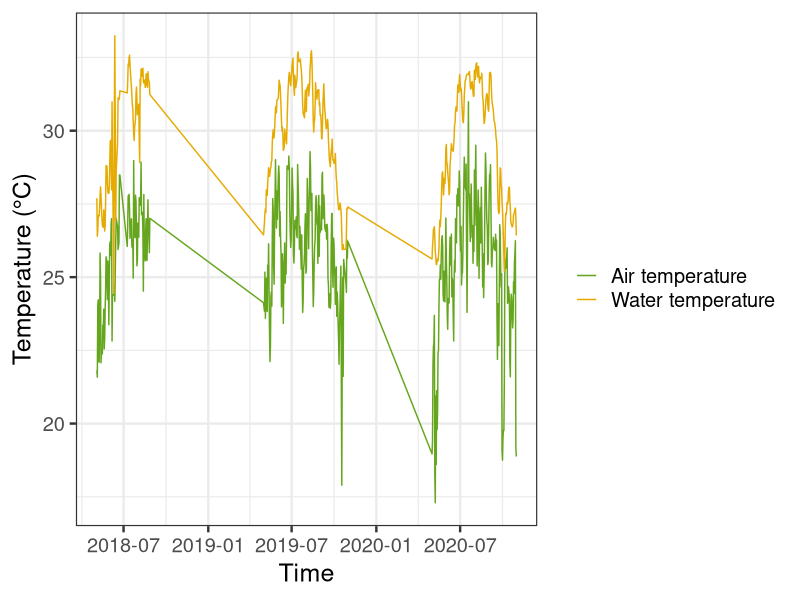
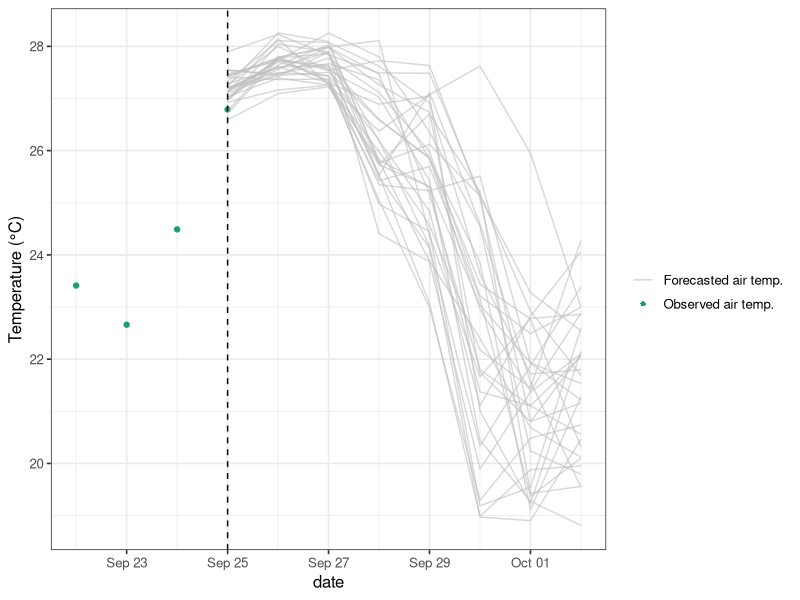
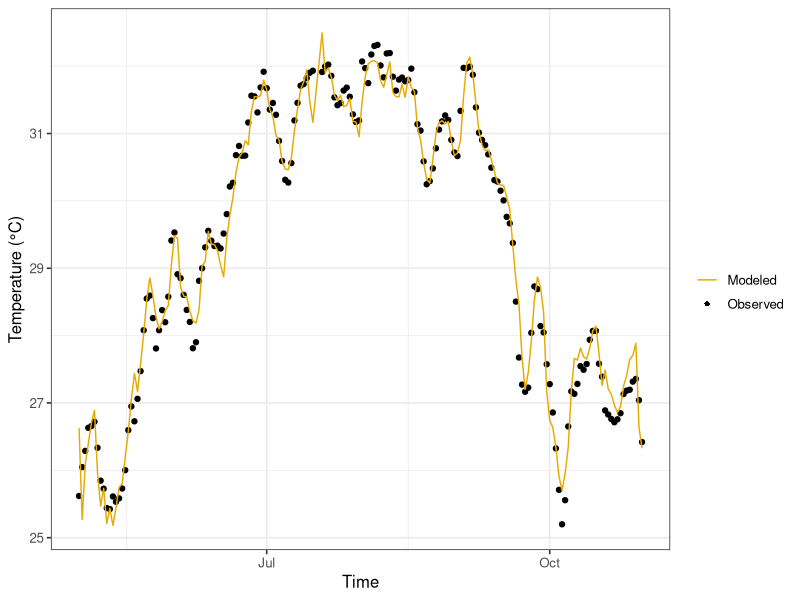
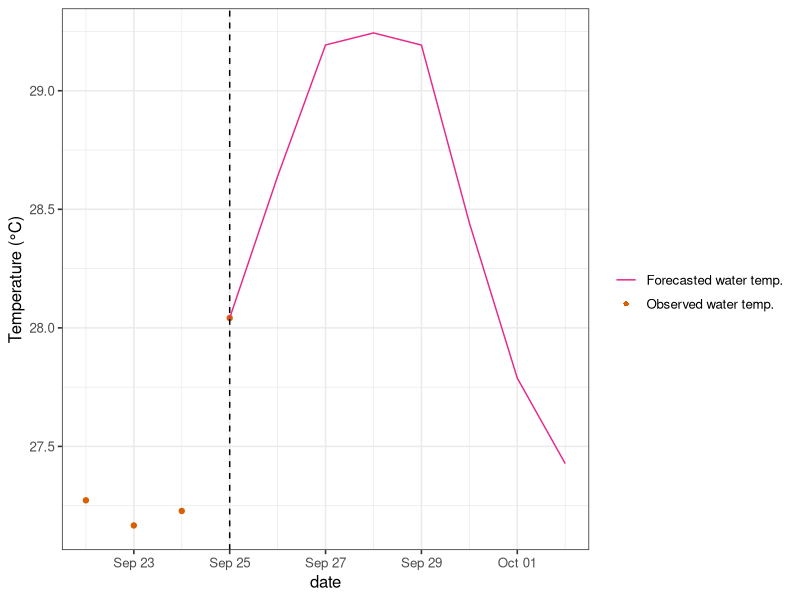
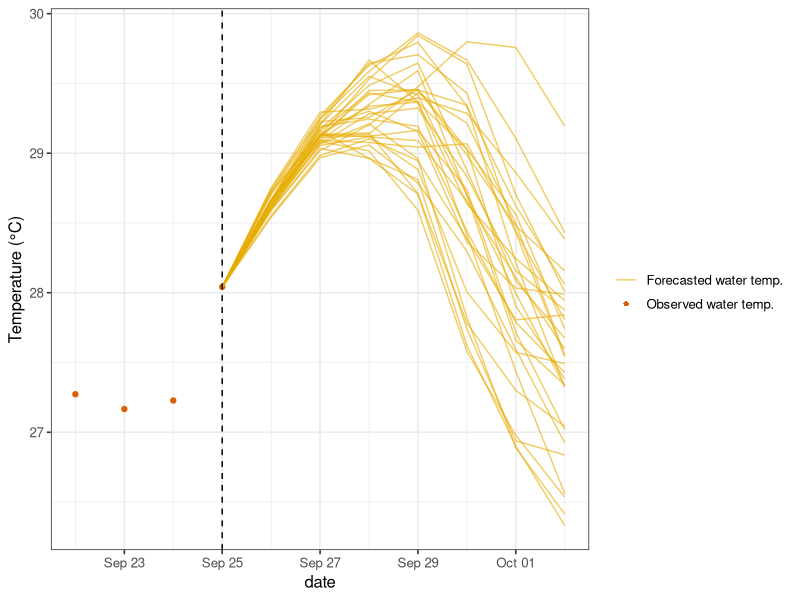
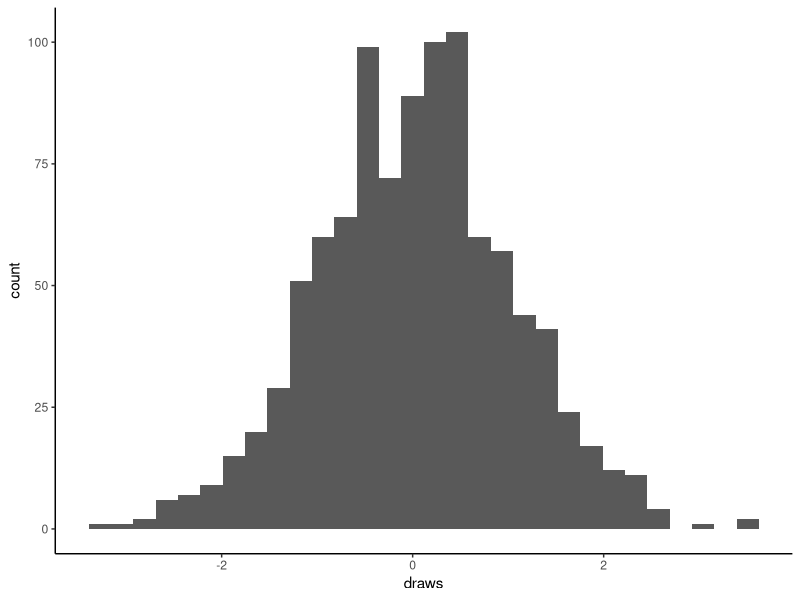
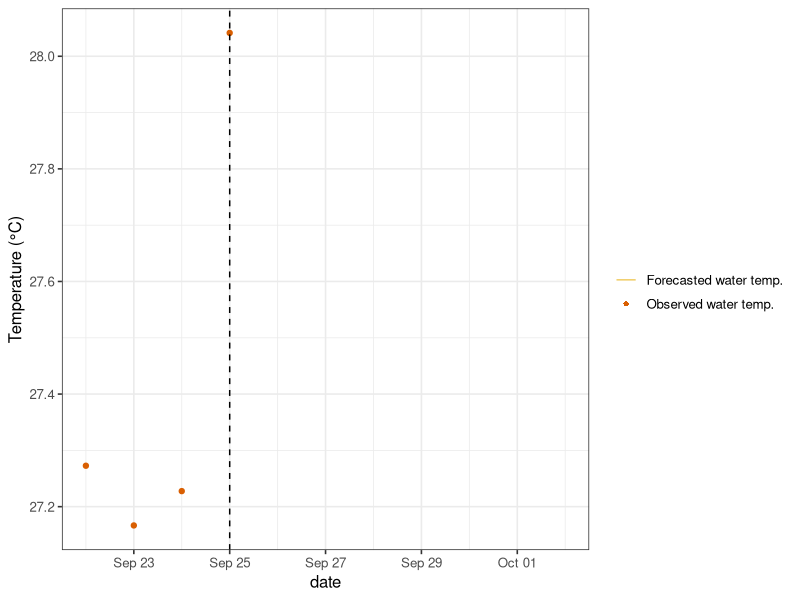
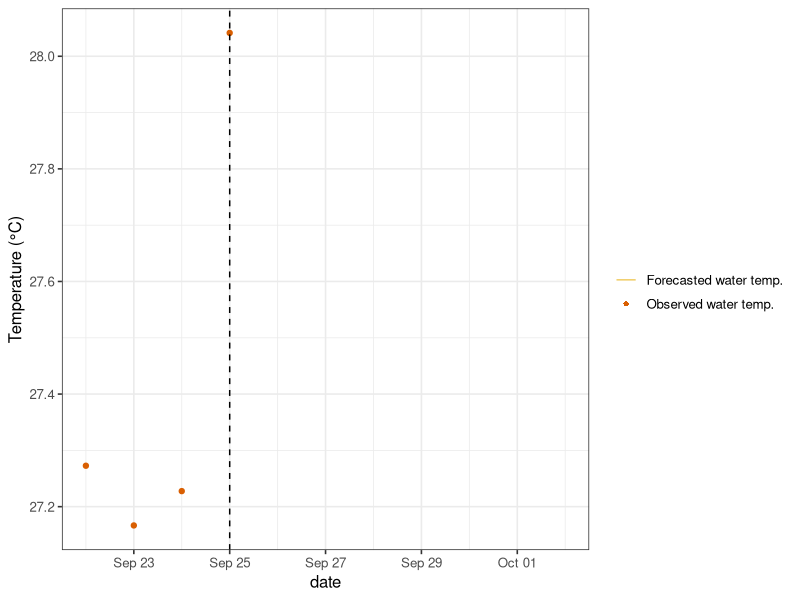

R code for these plots, in order:
## ---- chunk 1
# install.packages("tidyverse")
# install.packages("RColorBrewer")
# install.packages("ggthemes")
library(tidyverse)
library(lubridate)
library(RColorBrewer)
library(ggthemes)
## ---- chunk 2
lake_df <- read_csv("data/BARC_airt_wtemp_celsius.csv")
## ---- chunk 3
cols <- RColorBrewer::brewer.pal(8, "Dark2") # Set custom color palette for our plot - ooh we are fancy!! :-)

ggplot() +
  geom_line(data = lake_df, aes(x = date, y = airt, color = "Air temperature")) +
  geom_line(data = lake_df, aes(x = date, y = wtemp, color = "Water temperature")) +
  scale_color_manual(values = cols[5:6], name = "") +
  ylab("Temperature (\u00B0C)") +
  xlab("Time") +
  guides(color = guide_legend(override.aes = list(size = 3))) +
  theme_bw(base_size = 18)
## ---- chunk 4
noaa_fc <- read_csv("./data/BARC_airt_forecast_NOAA_GEFS.csv")
## ---- chunk 5
head(noaa_fc)
## ---- chunk 6
fc_date <- "2020-09-25"

lake_obs <- lake_df %>%
  filter(date >= "2020-09-22" & date <= "2020-10-02") %>%
  mutate(wtemp = ifelse(date > fc_date, NA, wtemp),
         airt = ifelse(date > fc_date, NA, airt))
## ---- chunk 7
l.cols <- RColorBrewer::brewer.pal(8, "Set2")[-c(1, 2)] # Defining another custom color palette :-)

ggplot() +
  geom_point(data = lake_obs, aes(x = date, y = airt, color = "Observed air temp.")) +
  geom_line(data = noaa_fc, aes(x = forecast_date, y = value, group = ensemble_member, color = "Forecasted air temp."), alpha = 0.6)+
  geom_vline(xintercept = as_date(fc_date), linetype = "dashed") +
  ylab("Temperature (\u00B0C)") +
  theme_bw(base_size = 12) +
  scale_color_manual(values = c("Observed air temp." = cols[1], "Forecasted air temp." = "gray"),
                     name = "",
                     guide = guide_legend(override.aes = list(
                       linetype = c("solid","blank"),
                       shape = c(NA,16))))
## ---- chunk 8
model_data <- lake_df %>%
  mutate(wtemp_yday = lag(wtemp))
## ---- chunk 9
fit <- lm(model_data$wtemp ~ model_data$airt + model_data$wtemp_yday)
fit.summ <- summary(fit)
## ---- chunk 10
coeffs <- round(fit$coefficients, 2)
coeffs
## ---- chunk 11
params.se <- fit.summ$coefficients[,2]
params.se
## ---- chunk 12
mod <- predict(fit, model_data)
## ---- chunk 13
r2 <- round(fit.summ$r.squared, 2) #R2
err <- mean(mod - model_data$wtemp, na.rm = TRUE) #mean bias
rmse <- round(sqrt(mean((mod - model_data$wtemp)^2, na.rm = TRUE)), 2) #RMSE
## ---- chunk 14
lake_df2 <- lake_df %>%
  filter(date > "2020-01-01")
  
pred <- tibble(date = model_data$date,
               model = mod) %>%
  filter(date > "2020-01-01")
## ---- chunk 15
ggplot() +
    geom_point(data = lake_df2, aes(date, wtemp, color = "Observed")) +
    geom_line(data = pred, aes(date, model, color = "Modeled")) +
    ylab("Temperature (\u00B0C)") +
    xlab("Time") +
    scale_color_manual(values = c( "Observed" = "black", "Modeled" = cols[6]),
                       name = "",
                       guide = guide_legend(override.aes = list(
                         linetype = c("solid","blank"),
                         shape = c(NA,16)))) +
    theme_bw(base_size = 12) 
## ---- chunk 16
# Run deterministic forecast

# Setting up an empty dataframe that we will fill with our water temperature predictions
n_members <- 1 #set number of ensemble members; this is set to 1 because we are making a deterministic forecast

# Set up date vector
forecast_horizon <- 7
fc_dates <- seq(from = ymd(fc_date), to = ymd(fc_date)+7, by = "day")

# Pull current water temperature to be initial condition
curr_wt <- lake_df %>% 
  filter(date == fc_date) %>%
  select(wtemp)

#build forecast data frame
forecast_deterministic <- tibble(forecast_date = rep(fc_dates, times = n_members),
                            ensemble_member = rep(1:n_members, each = length(fc_dates)),
                            forecast_variable = "water_temperature",
                            value = NA) %>%
  # insert today's water temperature as initial condition
  mutate(value = ifelse(forecast_date == fc_date, curr_wt$wtemp, NA)) 
                            
# Run forecast. Here, we loop through days into the future and generate predictions using yesterday's water temperature and today's air temperature
for(d in 2:length(fc_dates)) {
  
  #pull prediction dataframe for relevant date
    temp_pred <- forecast_deterministic %>%
      filter(forecast_date == fc_dates[d])
    
  #pull driver data for relevant date; here we select only 1 ensemble member from the NOAA air temperature forecast
    temp_driv <- noaa_fc %>%
      filter(forecast_date == fc_dates[d] & ensemble_member == 1)
    
  #pull lagged water temp values
    temp_lag <- forecast_deterministic %>%
      filter(forecast_date == fc_dates[d-1])
    
  #run model
    temp_pred$value <- temp_driv$value * coeffs[2] + temp_lag$value * coeffs[3] + coeffs[1]
    
  #insert values back into forecast dataframe
    forecast_deterministic <- forecast_deterministic %>%
      rows_update(temp_pred, by = c("forecast_date","ensemble_member","forecast_variable"))
}
## ---- chunk 17
ggplot() +
  geom_point(data = lake_obs, aes(x = date, y = wtemp, color = "Observed water temp.")) +
  geom_line(data = forecast_deterministic, aes(x = forecast_date, y = value, color = "Forecasted water temp.")) +
  geom_vline(xintercept = as_date(fc_date), linetype = "dashed") +
  ylab("Temperature (\u00B0C)") +
  theme_bw(base_size = 12) +
  scale_color_manual(values = c("Forecasted water temp." = cols[4],"Observed water temp." = cols[2]),
                     name = "",
                     guide = guide_legend(override.aes = list(
                       linetype = c("solid","blank"),
                       shape = c(NA, 16))))
## ---- chunk 18
# Run forecast with driver data uncertainty

# Setting up an empty dataframe that we will fill with our water temperature predictions
n_members <- 30 #set number of ensemble members; notice we now use the entire NOAA forecast ensemble with 30 members

# Set up date vector
forecast_horizon <- 7
fc_dates <- seq(from = ymd(fc_date), to = ymd(fc_date)+7, by = "day")

# Pull current water temperature to be initial condition
curr_wt <- lake_df %>% 
  filter(date == fc_date) %>%
  select(wtemp)

#build forecast data frame
forecast_ensemble <- tibble(forecast_date = rep(fc_dates, times = n_members),
                            ensemble_member = rep(1:n_members, each = length(fc_dates)),
                            forecast_variable = "water_temperature",
                            value = NA) %>%
  # insert today's water temperature as initial condition
  mutate(value = ifelse(forecast_date == fc_date, curr_wt$wtemp, NA)) 
                            
# Run forecast. Here, instead of looping through days into the future, we are looping through ensemble members and indexing the previous row in the matrix when we need to grab the previous water temperature. So we end up with a forecast corresponding to every member of the 30-member NOAA ensemble forecast.
for(d in 2:length(fc_dates)) {
  
  #pull prediction dataframe for relevant date
    temp_pred <- forecast_ensemble %>%
      filter(forecast_date == fc_dates[d])
    
  #pull driver ensemble for relevant date; here we are using all 30 NOAA ensemble members
    temp_driv <- noaa_fc %>%
      filter(forecast_date == fc_dates[d])
    
  #pull lagged water temp values
    temp_lag <- forecast_ensemble %>%
      filter(forecast_date == fc_dates[d-1])
    
  #run model
    temp_pred$value <- temp_driv$value * coeffs[2] + temp_lag$value * coeffs[3] + coeffs[1]
    
  #insert values back into forecast dataframe
    forecast_ensemble <- forecast_ensemble %>%
      rows_update(temp_pred, by = c("forecast_date","ensemble_member","forecast_variable"))
}
## ---- chunk 19
ggplot() +
  geom_point(data = lake_obs, aes(x = date, y = wtemp, color = "Observed water temp.")) +
  geom_line(data = forecast_ensemble, aes(x = forecast_date, y = value, color = "Forecasted water temp.", group = ensemble_member), alpha = 0.6) +
  geom_vline(xintercept = as_date(fc_date), linetype = "dashed") +
  ylab("Temperature (\u00B0C)") +
  theme_bw(base_size = 12) +
  scale_color_manual(values = c("Forecasted water temp." = cols[6],
                                "Observed water temp." = cols[2]),
                     name = "",
                     guide = guide_legend(override.aes = list(
                       linetype = c("solid","blank"),
                       shape = c(NA, 16))))
## ---- chunk 20
sd_df <- forecast_ensemble %>%
  group_by(forecast_date) %>%
  summarize(sd = sd(value, na.rm = TRUE)) %>%
  add_column(label = "Driver")
## ---- chunk 21
coeffs
params.se
## ---- chunk 22
?rnorm

#create an example distribution
example_distribution <- tibble(draws = rnorm(n = 1000, mean = 0, sd = 1))

#plot an example distribution
ggplot(data = example_distribution, aes(x = draws))+
  geom_histogram()+
  theme_classic()
## ---- chunk 23

## ---- chunk 24

## ---- chunk 25
# Run forecast with parameter uncertainty

# Setting up an empty dataframe that we will fill with our water temperature predictions
n_members <- 30 #set number of ensemble members

# Set up date vector
forecast_horizon <- 7
fc_dates <- seq(from = ymd(fc_date), to = ymd(fc_date)+7, by = "day")

# Pull current water temperature to be initial condition
curr_wt <- lake_df %>% 
  filter(date == fc_date) %>%
  select(wtemp)

#build forecast data frame
forecast_ensemble <- tibble(forecast_date = rep(fc_dates, times = n_members),
                            ensemble_member = rep(1:n_members, each = length(fc_dates)),
                            forecast_variable = "water_temperature",
                            value = NA) %>%
  # insert today's water temperature as initial condition
  mutate(value = ifelse(forecast_date == fc_date, curr_wt$wtemp, NA)) 
                            
# Run forecast. 
for(d in 2:length(fc_dates)) {
  
  #pull prediction dataframe for relevant date
    temp_pred <- forecast_ensemble %>%
      filter(forecast_date == fc_dates[d])
    
  #pull in a single member of NOAA air temperature forecast ensemble
    temp_driv <- noaa_fc %>%
      filter(forecast_date == fc_dates[d] & ensemble_member == 1)
    
  #pull lagged water temp values
    temp_lag <- forecast_ensemble %>%
      filter(forecast_date == fc_dates[d-1])
    
  #run model
    #[INSERT YOUR CODE HERE]
    
  #insert values back into forecast dataframe
    forecast_ensemble <- forecast_ensemble %>%
      rows_update(temp_pred, by = c("forecast_date","ensemble_member","forecast_variable"))
}
## ---- chunk 26
ggplot() +
  geom_point(data = lake_obs, aes(x = date, y = wtemp, color = "Observed water temp.")) +
  geom_line(data = forecast_ensemble, aes(x = forecast_date, y = value, color = "Forecasted water temp.", group = ensemble_member), alpha = 0.6) +
  geom_vline(xintercept = as_date(fc_date), linetype = "dashed") +
  ylab("Temperature (\u00B0C)") +
  theme_bw(base_size = 12) +
  scale_color_manual(values = c("Forecasted water temp." = cols[6],
                                "Observed water temp." = cols[2]),
                     name = "",
                     guide = guide_legend(override.aes = list(
                       linetype = c("solid","blank"),
                       shape = c(NA, 16))))
## ---- chunk 27
sd_param <- forecast_ensemble %>%
  group_by(forecast_date) %>%
  summarize(sd = sd(value, na.rm = TRUE)) %>%
  add_column(label = "Parameter")
sd_df <- left_join(sd_df, sd_param, by = c("forecast_date"))
## ---- chunk 28
# Run forecast with process uncertainty 

# Set value of noise that will be added to model
sigma <- 0.2 # Process Uncertainty Noise Std Dev.; this is your sigma

# Setting up an empty matrix that we will fill with our water temperature predictions
n_members <- 30 #set number of ensemble members

# Set up date vector
forecast_horizon <- 7
fc_dates <- seq(from = ymd(fc_date), to = ymd(fc_date) + 7, by = "day")

# Pull current water temperature to be initial condition
curr_wt <- lake_df %>% 
  filter(date == fc_date) %>%
  select(wtemp)

#build forecast data frame
forecast_ensemble <- tibble(forecast_date = rep(fc_dates, times = n_members),
                            ensemble_member = rep(1:n_members, each = length(fc_dates)),
                            forecast_variable = "water_temperature",
                            value = NA) %>%
  # insert today's water temperature as initial condition
  mutate(value = ifelse(forecast_date == fc_date, curr_wt$wtemp, NA)) 
                            
# Run forecast. 
for(d in 2:length(fc_dates)) {
  
  #pull prediction dataframe for relevant date
    temp_pred <- forecast_ensemble %>%
      filter(forecast_date == fc_dates[d])
    
  #pull in a single member of NOAA air temperature forecast ensemble
    temp_driv <- noaa_fc %>%
      filter(forecast_date == fc_dates[d] & ensemble_member == 1)
    
  #pull lagged water temp values
    temp_lag <- forecast_ensemble %>%
      filter(forecast_date == fc_dates[d-1])
    
  #run model with process uncertainty added
    #[INSERT YOUR CODE HERE]
    
  #insert values back into forecast dataframe
    forecast_ensemble <- forecast_ensemble %>%
      rows_update(temp_pred, by = c("forecast_date","ensemble_member","forecast_variable"))
}
## ---- chunk 29
ggplot() +
  geom_point(data = lake_obs, aes(x = date, y = wtemp, color = "Observed water temp.")) +
  geom_line(data = forecast_ensemble, aes(x = forecast_date, y = value, color = "Forecasted water temp.", group = ensemble_member), alpha = 0.6) +
  geom_vline(xintercept = as_date(fc_date), linetype = "dashed") +
  ylab("Temperature (\u00B0C)") +
  theme_bw(base_size = 12) +
  scale_color_manual(values = c("Forecasted water temp." = cols[6],
                                "Observed water temp." = cols[2]),
                     name = "",
                     guide = guide_legend(override.aes = list(
                       linetype = c("solid","blank"),
                       shape = c(NA, 16))))
## ---- chunk 30
sd_proc <- forecast_ensemble %>%
  group_by(forecast_date) %>%
  summarize(sd = sd(value, na.rm = TRUE)) %>%
  add_column(label = "Process")
sd_df <- left_join(sd_df, sd_proc, by = c("forecast_date"))
## ---- chunk 31
# Generate an initial conditions distribution 
curr_wt <- lake_df %>% 
  filter(date == fc_date) %>%
  select(wtemp)

ic_uc <- 0.1 

#INSERT YOUR CODE HERE
## ---- chunk 32

## ---- chunk 33

## ---- chunk 34



## ---- chunk 35

cols2 <- ggthemes::ggthemes_data$colorblind$value # Set another custom plot color palette

ggplot() +
  geom_bar(data = sd_df, aes(x = forecast_date, y = sd, fill = label), stat = "identity", position = "stack") +
  ylab("Standard Deviation (\u00B0C)") +
  scale_fill_manual(values = c("Process" = cols2[1], "Parameter" = cols2[2], "Initial Condition" = cols2[3],
                               "Driver" = cols2[4], "Total" = cols2[5])) +
  scale_x_date(date_breaks = "1 day", date_labels = "%b %d") +
  labs(fill = "Uncertainty") +
  theme_bw(base_size = 12)
## ---- chunk 36

